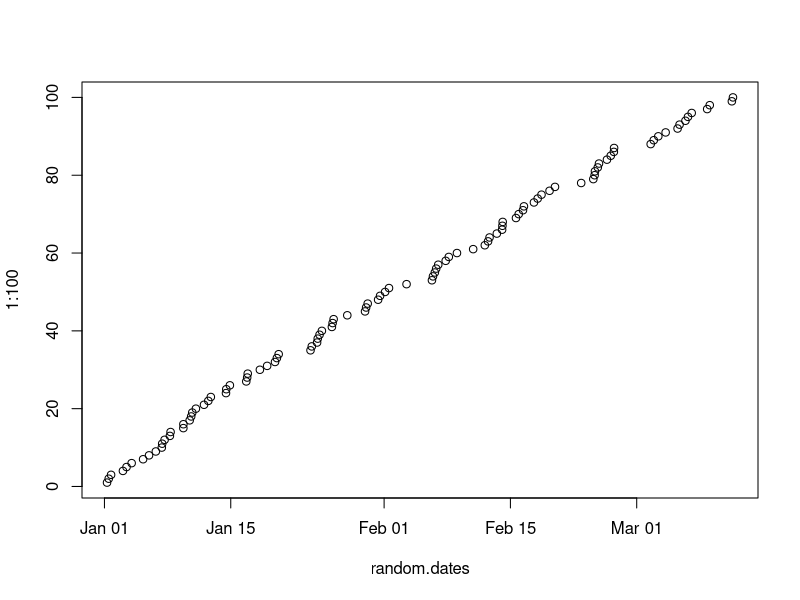
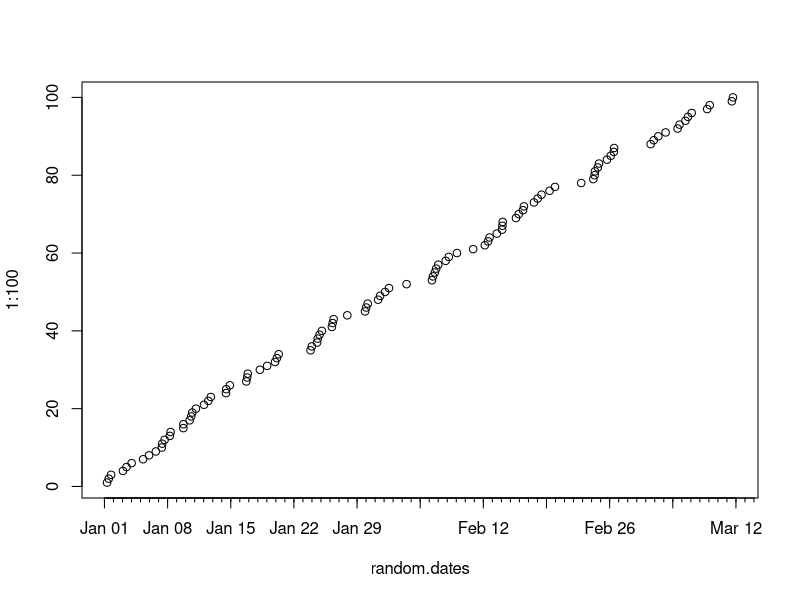
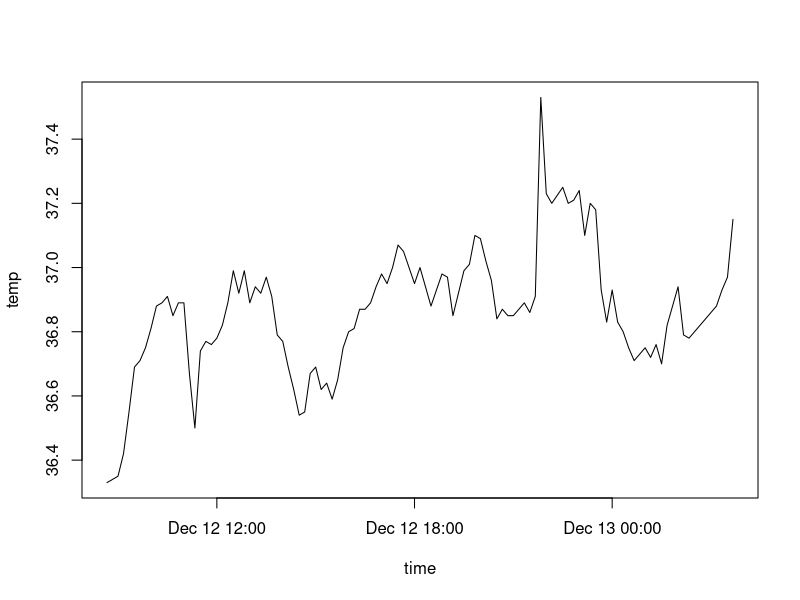
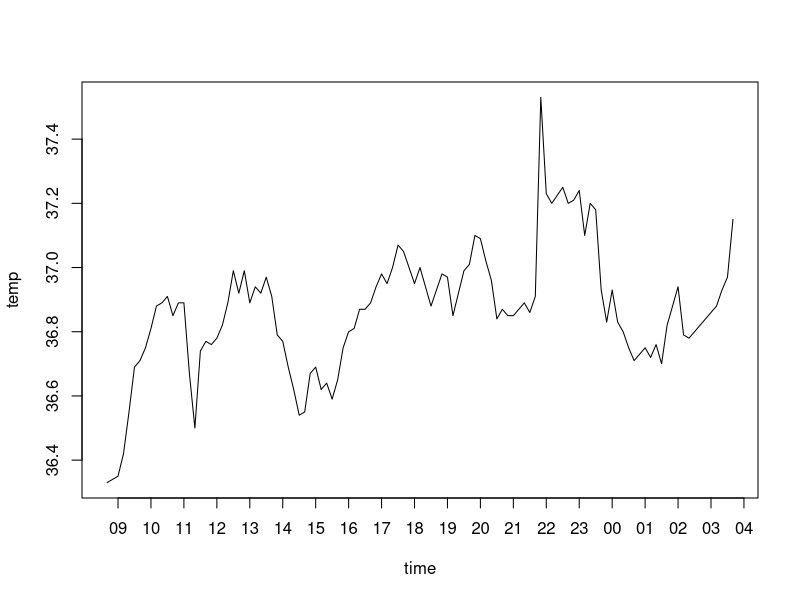
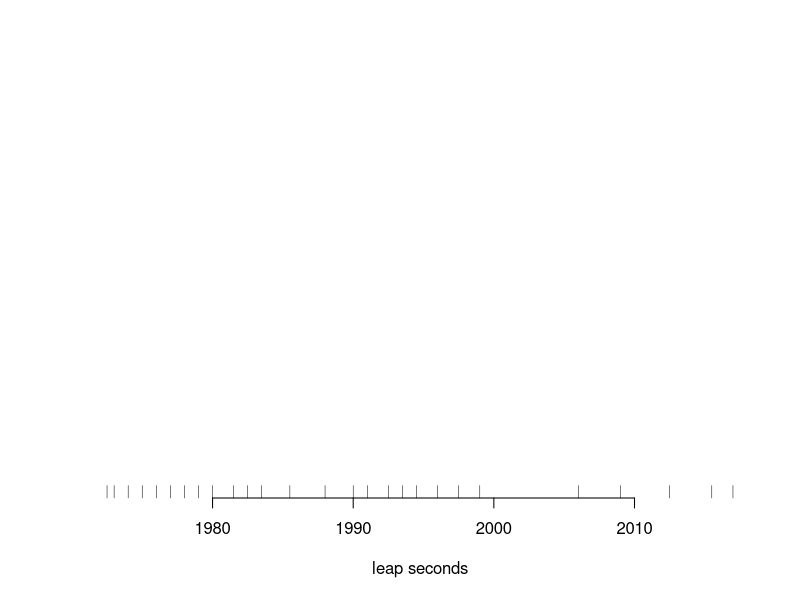
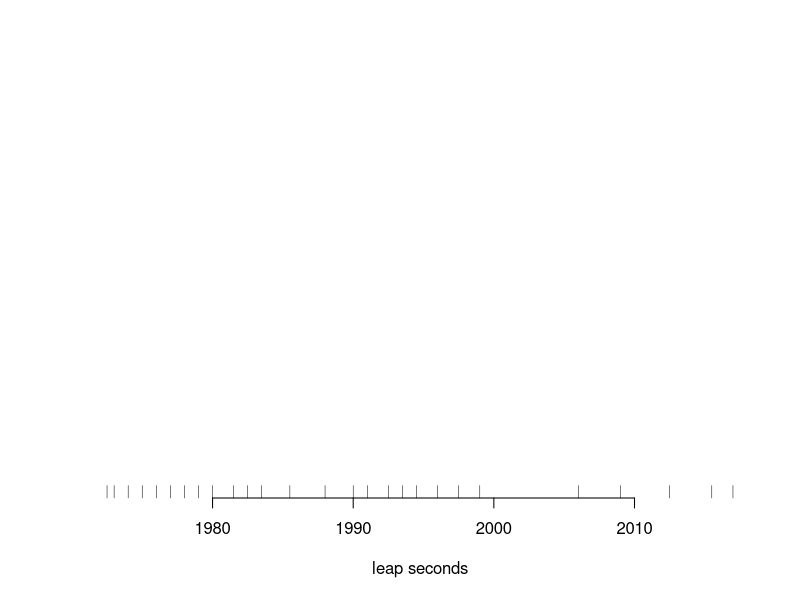
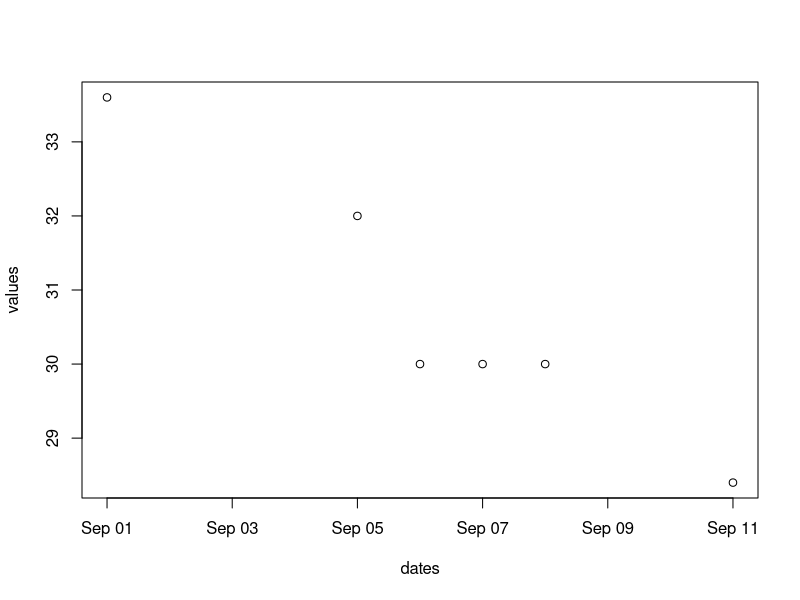

Generate these figures, in order, with R: (Note: this script raises an error after producing the figures.)
random.dates <- as.Date("2001/1/1") + 70*sort(stats::runif(100))
plot(random.dates, 1:100)

plot(random.dates, 1:100, xaxt = "n")
axis.Date(1, at = seq(as.Date("2001/1/1"), max(random.dates)+6, "weeks"))
axis.Date(1, at = seq(as.Date("2001/1/1"), max(random.dates)+6, "days"),
          labels = FALSE, tcl = -0.2)
with(beaver1, {
  time <- strptime(paste(1990, day, time %/% 100, time %% 100),
                   "%Y %j %H %M")
  plot(time, temp, type = "l") # axis at 4-hour intervals.
  # now label every hour on the time axis
  plot(time, temp, type = "l", xaxt = "n")
  r <- as.POSIXct(round(range(time), "hours"))
  axis.POSIXct(1, at = seq(r[1], r[2], by = "hour"), format = "%H")
})

plot(.leap.seconds, seq_along(.leap.seconds), type = "n", yaxt = "n",
     xlab = "leap seconds", ylab = "", bty = "n")
rug(.leap.seconds)
## or as dates
lps <- as.Date(.leap.seconds)
plot(lps, seq_along(.leap.seconds),
     type = "n", yaxt = "n", xlab = "leap seconds",
     ylab = "", bty = "n")
rug(lps)

data <- data.frame(dates=as.Date(as.character(
  c(20060901,20060905,20060906, 20060907,20060908,20060911)),"%Y%m%d"),
  values=c(33.6, 32.0, 30.0, 30.0, 30.0, 28.4))
# class(data[,1]) ... returns ... [1] "Date"
plot(data)

ggplot2(yt.views, aes(Date, Views)) + geom_line() +
  scale_x_date(format = "%b-%Y") + xlab("") + ylab("Daily Views")

